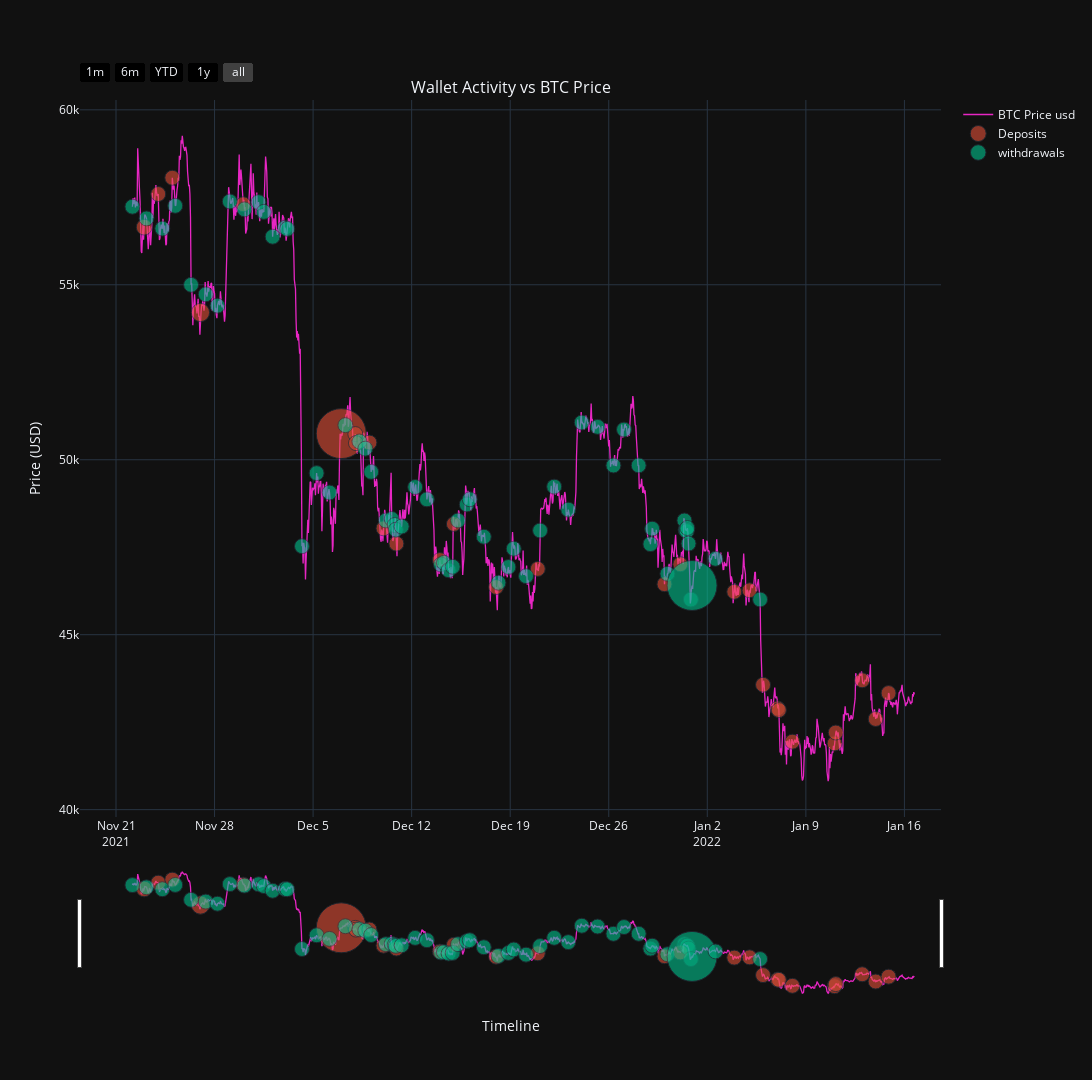

Notebook source saved alongside this figure:
### Code cell
coin="BTC"
fig = get_chart(coin, data, deposits, withdrawals)
fig
